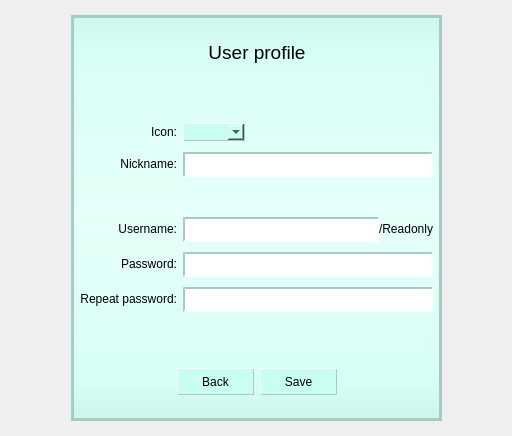
<?xml version="1.0" encoding="UTF-8"?>
<ui version="4.0">
 <class>GUI_Profile</class>
 <widget class="QWidget" name="GUI_Profile">
  <property name="geometry">
   <rect>
    <x>0</x>
    <y>0</y>
    <width>512</width>
    <height>436</height>
   </rect>
  </property>
  <property name="windowTitle">
   <string>Form</string>
  </property>
  <property name="styleSheet">
   <string notr="true">QWidget#backgroundWidget{
	background-color: qlineargradient(spread:reflect, x1:0.5, y1:0, x2:0.5, y2:0.49, stop:0 rgba(207, 245, 236, 255), stop:0.17 rgba(215, 255, 245, 255), stop:1 rgba(230, 255, 249, 255));
	border-width: 3px;
	border-style: solid;
	border-color: hsv(165, 55, 205);
}


QPushButton {
	height: 25px;
	width: 75px;
    background-color: hsv(165, 55, 255);
    border-width: 1px;
	border-style: outset;
	border-color: hsv(165, 55, 205);
}

QPushButton:hover:!pressed{
	border-color: hsv(165, 255, 255);
	border-top-color: hsv(165, 200, 255);	
	border-left-color: hsv(165, 200, 255);
}

QPushButton:pressed,QPushButton:checked {
    border-style: inset;
	background-color: hsv(165, 55, 220);
}

QLineEdit{
    border-width: 2px;
	border-style: inset;
	border-color: hsv(165, 55, 205);
}

QLineEdit:focus{
	border-color: hsv(165, 105, 205);
}

QComboBox{
	background-color: hsv(165, 55, 255);
    border-width: 1px;
	border-style: outset;
	border-color: hsv(165, 55, 205);
}

QComboBox QAbstractItemView {
    background-color: rgba(230, 255, 249, 255);
   /* border-width: 1px;
	border-style: outset;
	border-color: hsv(165, 55, 205);*/
}</string>
  </property>
  <layout class="QGridLayout" name="gridLayout_2" rowstretch="1,100,1" columnstretch="1,4,1">
   <item row="1" column="2">
    <spacer name="horizontalSpacer_8">
     <property name="orientation">
      <enum>Qt::Horizontal</enum>
     </property>
     <property name="sizeHint" stdset="0">
      <size>
       <width>40</width>
       <height>20</height>
      </size>
     </property>
    </spacer>
   </item>
   <item row="1" column="0">
    <spacer name="horizontalSpacer_9">
     <property name="orientation">
      <enum>Qt::Horizontal</enum>
     </property>
     <property name="sizeHint" stdset="0">
      <size>
       <width>40</width>
       <height>20</height>
      </size>
     </property>
    </spacer>
   </item>
   <item row="1" column="1">
    <widget class="QWidget" name="backgroundWidget" native="true">
     <layout class="QVBoxLayout" name="verticalLayout_2" stretch="1,0,3,0,2,0,1">
      <item>
       <spacer name="verticalSpacer_3">
        <property name="orientation">
         <enum>Qt::Vertical</enum>
        </property>
        <property name="sizeHint" stdset="0">
         <size>
          <width>20</width>
          <height>40</height>
         </size>
        </property>
       </spacer>
      </item>
      <item>
       <layout class="QHBoxLayout" name="horizontalLayout_5">
        <item>
         <spacer name="horizontalSpacer_6">
          <property name="orientation">
           <enum>Qt::Horizontal</enum>
          </property>
          <property name="sizeHint" stdset="0">
           <size>
            <width>40</width>
            <height>20</height>
           </size>
          </property>
         </spacer>
        </item>
        <item>
         <widget class="QLabel" name="titleLabel">
          <property name="font">
           <font>
            <pointsize>14</pointsize>
           </font>
          </property>
          <property name="cursor">
           <cursorShape>IBeamCursor</cursorShape>
          </property>
          <property name="text">
           <string>User profile</string>
          </property>
          <property name="alignment">
           <set>Qt::AlignCenter</set>
          </property>
          <property name="textInteractionFlags">
           <set>Qt::LinksAccessibleByMouse|Qt::TextSelectableByMouse</set>
          </property>
         </widget>
        </item>
        <item>
         <spacer name="horizontalSpacer_7">
          <property name="orientation">
           <enum>Qt::Horizontal</enum>
          </property>
          <property name="sizeHint" stdset="0">
           <size>
            <width>40</width>
            <height>20</height>
           </size>
          </property>
         </spacer>
        </item>
       </layout>
      </item>
      <item>
       <spacer name="verticalSpacer_2">
        <property name="orientation">
         <enum>Qt::Vertical</enum>
        </property>
        <property name="sizeHint" stdset="0">
         <size>
          <width>20</width>
          <height>40</height>
         </size>
        </property>
       </spacer>
      </item>
      <item>
       <layout class="QGridLayout" name="gridLayout" columnstretch="1,1,0,2" columnminimumwidth="0,0,250,0">
        <property name="verticalSpacing">
         <number>10</number>
        </property>
        <item row="0" column="1">
         <widget class="QLabel" name="iconLabel">
          <property name="cursor">
           <cursorShape>IBeamCursor</cursorShape>
          </property>
          <property name="text">
           <string>Icon:</string>
          </property>
          <property name="alignment">
           <set>Qt::AlignRight|Qt::AlignTrailing|Qt::AlignVCenter</set>
          </property>
          <property name="textInteractionFlags">
           <set>Qt::LinksAccessibleByMouse|Qt::TextSelectableByMouse</set>
          </property>
         </widget>
        </item>
        <item row="0" column="2">
         <layout class="QHBoxLayout" name="horizontalLayout">
          <item>
           <widget class="QComboBox" name="iconComboBox">
            <property name="maxVisibleItems">
             <number>4</number>
            </property>
            <property name="iconSize">
             <size>
              <width>32</width>
              <height>32</height>
             </size>
            </property>
           </widget>
          </item>
          <item>
           <spacer name="horizontalSpacer_3">
            <property name="orientation">
             <enum>Qt::Horizontal</enum>
            </property>
            <property name="sizeType">
             <enum>QSizePolicy::Expanding</enum>
            </property>
            <property name="sizeHint" stdset="0">
             <size>
              <width>40</width>
              <height>20</height>
             </size>
            </property>
           </spacer>
          </item>
         </layout>
        </item>
        <item row="1" column="1">
         <widget class="QLabel" name="nicknameLabel">
          <property name="cursor">
           <cursorShape>IBeamCursor</cursorShape>
          </property>
          <property name="text">
           <string>Nickname:</string>
          </property>
          <property name="alignment">
           <set>Qt::AlignRight|Qt::AlignTrailing|Qt::AlignVCenter</set>
          </property>
          <property name="textInteractionFlags">
           <set>Qt::LinksAccessibleByMouse|Qt::TextSelectableByMouse</set>
          </property>
         </widget>
        </item>
        <item row="1" column="2">
         <widget class="QLineEdit" name="nicknameLineEdit">
          <property name="sizePolicy">
           <sizepolicy hsizetype="Preferred" vsizetype="Fixed">
            <horstretch>0</horstretch>
            <verstretch>0</verstretch>
           </sizepolicy>
          </property>
          <property name="minimumSize">
           <size>
            <width>0</width>
            <height>25</height>
           </size>
          </property>
         </widget>
        </item>
        <item row="2" column="0" rowspan="2">
         <spacer name="horizontalSpacer_5">
          <property name="orientation">
           <enum>Qt::Horizontal</enum>
          </property>
          <property name="sizeHint" stdset="0">
           <size>
            <width>135</width>
            <height>20</height>
           </size>
          </property>
         </spacer>
        </item>
        <item row="2" column="3" rowspan="2">
         <spacer name="horizontalSpacer_4">
          <property name="orientation">
           <enum>Qt::Horizontal</enum>
          </property>
          <property name="sizeHint" stdset="0">
           <size>
            <width>134</width>
            <height>20</height>
           </size>
          </property>
         </spacer>
        </item>
        <item row="3" column="1">
         <widget class="QLabel" name="usernameLabel">
          <property name="cursor">
           <cursorShape>IBeamCursor</cursorShape>
          </property>
          <property name="text">
           <string>Username:</string>
          </property>
          <property name="alignment">
           <set>Qt::AlignRight|Qt::AlignTrailing|Qt::AlignVCenter</set>
          </property>
          <property name="textInteractionFlags">
           <set>Qt::LinksAccessibleByMouse|Qt::TextSelectableByMouse</set>
          </property>
         </widget>
        </item>
        <item row="3" column="2">
         <layout class="QHBoxLayout" name="horizontalLayout_3">
          <item>
           <widget class="QLineEdit" name="usernameLineEdit">
            <property name="minimumSize">
             <size>
              <width>0</width>
              <height>25</height>
             </size>
            </property>
           </widget>
          </item>
          <item>
           <widget class="QLabel" name="usernameLabelReadonly">
            <property name="cursor">
             <cursorShape>IBeamCursor</cursorShape>
            </property>
            <property name="text">
             <string>/Readonly</string>
            </property>
            <property name="textInteractionFlags">
             <set>Qt::LinksAccessibleByMouse|Qt::TextSelectableByMouse</set>
            </property>
           </widget>
          </item>
         </layout>
        </item>
        <item row="4" column="1">
         <widget class="QLabel" name="passwordLabel">
          <property name="cursor">
           <cursorShape>IBeamCursor</cursorShape>
          </property>
          <property name="text">
           <string>Password:</string>
          </property>
          <property name="alignment">
           <set>Qt::AlignRight|Qt::AlignTrailing|Qt::AlignVCenter</set>
          </property>
          <property name="textInteractionFlags">
           <set>Qt::LinksAccessibleByMouse|Qt::TextSelectableByMouse</set>
          </property>
         </widget>
        </item>
        <item row="4" column="2">
         <widget class="QLineEdit" name="passwordLineEdit">
          <property name="minimumSize">
           <size>
            <width>0</width>
            <height>25</height>
           </size>
          </property>
          <property name="echoMode">
           <enum>QLineEdit::PasswordEchoOnEdit</enum>
          </property>
          <property name="clearButtonEnabled">
           <bool>false</bool>
          </property>
         </widget>
        </item>
        <item row="5" column="1">
         <widget class="QLabel" name="repeatLabel">
          <property name="cursor">
           <cursorShape>IBeamCursor</cursorShape>
          </property>
          <property name="text">
           <string>Repeat password:</string>
          </property>
          <property name="alignment">
           <set>Qt::AlignRight|Qt::AlignTrailing|Qt::AlignVCenter</set>
          </property>
          <property name="textInteractionFlags">
           <set>Qt::LinksAccessibleByMouse|Qt::TextSelectableByMouse</set>
          </property>
         </widget>
        </item>
        <item row="5" column="2">
         <widget class="QLineEdit" name="repeatLineEdit">
          <property name="minimumSize">
           <size>
            <width>0</width>
            <height>25</height>
           </size>
          </property>
          <property name="echoMode">
           <enum>QLineEdit::PasswordEchoOnEdit</enum>
          </property>
         </widget>
        </item>
        <item row="2" column="2">
         <spacer name="verticalSpacer_5">
          <property name="orientation">
           <enum>Qt::Vertical</enum>
          </property>
          <property name="sizeType">
           <enum>QSizePolicy::Fixed</enum>
          </property>
          <property name="sizeHint" stdset="0">
           <size>
            <width>82</width>
            <height>20</height>
           </size>
          </property>
         </spacer>
        </item>
       </layout>
      </item>
      <item>
       <spacer name="verticalSpacer">
        <property name="orientation">
         <enum>Qt::Vertical</enum>
        </property>
        <property name="sizeType">
         <enum>QSizePolicy::Fixed</enum>
        </property>
        <property name="sizeHint" stdset="0">
         <size>
          <width>20</width>
          <height>50</height>
         </size>
        </property>
       </spacer>
      </item>
      <item>
       <layout class="QHBoxLayout" name="horizontalLayout_2">
        <item>
         <spacer name="horizontalSpacer">
          <property name="orientation">
           <enum>Qt::Horizontal</enum>
          </property>
          <property name="sizeHint" stdset="0">
           <size>
            <width>40</width>
            <height>20</height>
           </size>
          </property>
         </spacer>
        </item>
        <item>
         <widget class="QPushButton" name="backPushButton">
          <property name="enabled">
           <bool>true</bool>
          </property>
          <property name="text">
           <string>Back</string>
          </property>
          <property name="checkable">
           <bool>false</bool>
          </property>
         </widget>
        </item>
        <item>
         <widget class="QPushButton" name="savePushButton">
          <property name="text">
           <string>Save</string>
          </property>
          <property name="default">
           <bool>true</bool>
          </property>
         </widget>
        </item>
        <item>
         <spacer name="horizontalSpacer_2">
          <property name="orientation">
           <enum>Qt::Horizontal</enum>
          </property>
          <property name="sizeHint" stdset="0">
           <size>
            <width>40</width>
            <height>20</height>
           </size>
          </property>
         </spacer>
        </item>
       </layout>
      </item>
      <item>
       <spacer name="verticalSpacer_4">
        <property name="orientation">
         <enum>Qt::Vertical</enum>
        </property>
        <property name="sizeHint" stdset="0">
         <size>
          <width>20</width>
          <height>40</height>
         </size>
        </property>
       </spacer>
      </item>
     </layout>
    </widget>
   </item>
   <item row="2" column="1">
    <spacer name="verticalSpacer_6">
     <property name="orientation">
      <enum>Qt::Vertical</enum>
     </property>
     <property name="sizeHint" stdset="0">
      <size>
       <width>20</width>
       <height>40</height>
      </size>
     </property>
    </spacer>
   </item>
   <item row="0" column="1">
    <spacer name="verticalSpacer_7">
     <property name="orientation">
      <enum>Qt::Vertical</enum>
     </property>
     <property name="sizeHint" stdset="0">
      <size>
       <width>20</width>
       <height>40</height>
      </size>
     </property>
    </spacer>
   </item>
  </layout>
 </widget>
 <resources/>
 <connections/>
</ui>
